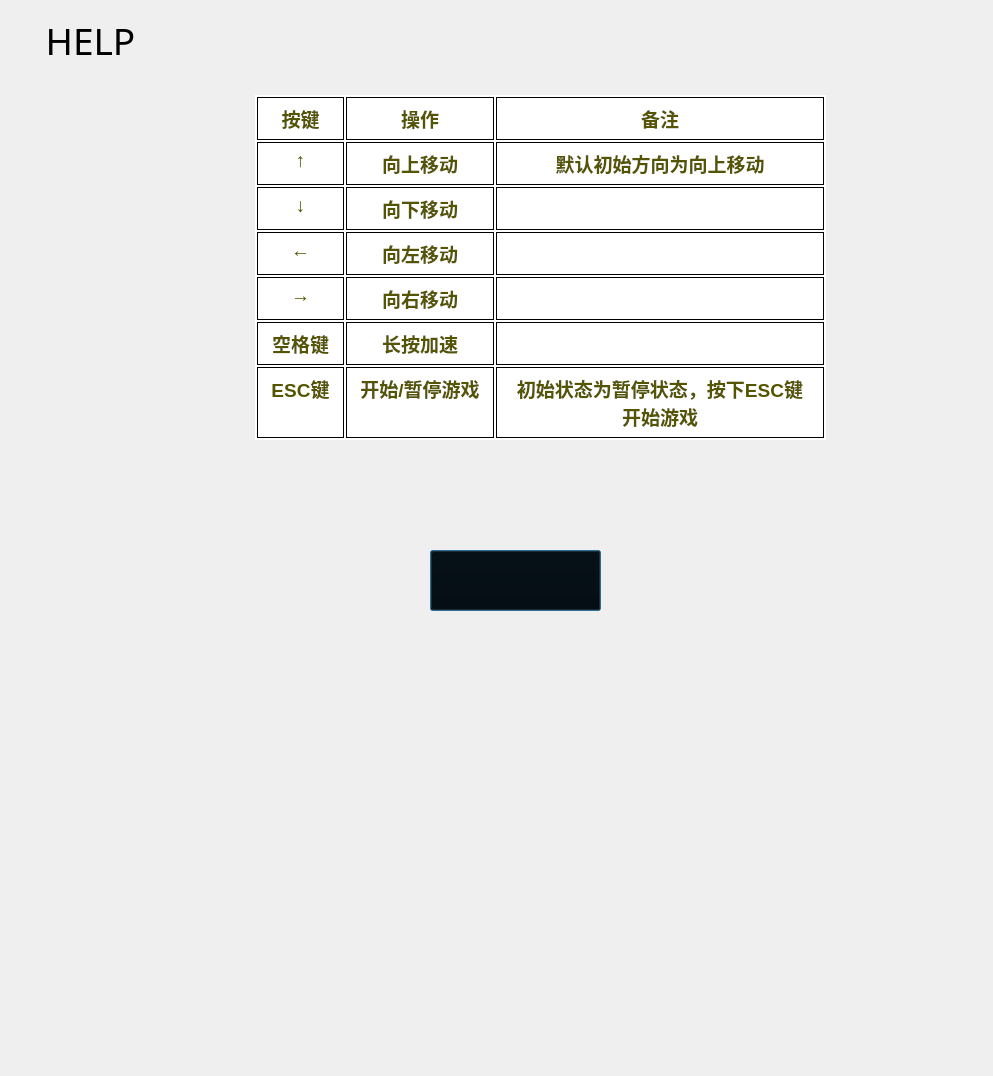
<?xml version="1.0" encoding="UTF-8"?>
<ui version="4.0">
 <class>help</class>
 <widget class="QDialog" name="help">
  <property name="geometry">
   <rect>
    <x>0</x>
    <y>0</y>
    <width>993</width>
    <height>1076</height>
   </rect>
  </property>
  <property name="windowTitle">
   <string>Dialog</string>
  </property>
  <widget class="QPushButton" name="pushButton">
   <property name="geometry">
    <rect>
     <x>430</x>
     <y>550</y>
     <width>171</width>
     <height>61</height>
    </rect>
   </property>
   <property name="styleSheet">
    <string notr="true">background:transparent;
</string>
   </property>
   <property name="text">
    <string/>
   </property>
   <property name="icon">
    <iconset resource="src.qrc">
     <normaloff>:/C:/Users/LEO/Desktop/btn-removebg-preview.png</normaloff>:/C:/Users/LEO/Desktop/btn-removebg-preview.png</iconset>
   </property>
   <property name="iconSize">
    <size>
     <width>353</width>
     <height>100</height>
    </size>
   </property>
  </widget>
  <widget class="QTextEdit" name="hp">
   <property name="geometry">
    <rect>
     <x>250</x>
     <y>90</y>
     <width>581</width>
     <height>451</height>
    </rect>
   </property>
   <property name="styleSheet">
    <string notr="true">background:transparent;
font: 9pt &quot;华文行楷&quot;;</string>
   </property>
   <property name="html">
    <string>&lt;!DOCTYPE HTML PUBLIC &quot;-//W3C//DTD HTML 4.0//EN&quot; &quot;http://www.w3.org/TR/REC-html40/strict.dtd&quot;&gt;
&lt;html&gt;&lt;head&gt;&lt;meta name=&quot;qrichtext&quot; content=&quot;1&quot; /&gt;&lt;style type=&quot;text/css&quot;&gt;
p, li { white-space: pre-wrap; }
&lt;/style&gt;&lt;/head&gt;&lt;body style=&quot; font-family:'华文行楷'; font-size:9pt; font-weight:400; font-style:normal;&quot;&gt;
&lt;table border=&quot;0&quot; style=&quot; margin-top:0px; margin-bottom:16px; margin-left:0px; margin-right:0px; border-collapse:collapse;&quot; cellspacing=&quot;2&quot; cellpadding=&quot;0&quot; bgcolor=&quot;#ffffff&quot;&gt;&lt;thead&gt;
&lt;tr&gt;
&lt;td style=&quot; padding-left:13; padding-right:13; padding-top:6; padding-bottom:6; border-top:1px; border-right:1px; border-bottom:1px; border-left:1px; border-top-color:#000000; border-right-color:#000000; border-bottom-color:#000000; border-left-color:#000000; border-top-style:solid; border-right-style:solid; border-bottom-style:solid; border-left-style:solid;&quot;&gt;
&lt;p align=&quot;center&quot; style=&quot; margin-top:0px; margin-bottom:0px; margin-left:0px; margin-right:0px; -qt-block-indent:0; text-indent:0px;&quot;&gt;&lt;span style=&quot; font-family:'-apple-system','BlinkMacSystemFont','Segoe UI','Noto Sans','Helvetica','Arial','sans-serif','Apple Color Emoji','Segoe UI Emoji'; font-size:14pt; font-weight:600; color:#555500;&quot;&gt;按键&lt;/span&gt;&lt;/p&gt;&lt;/td&gt;
&lt;td style=&quot; padding-left:13; padding-right:13; padding-top:6; padding-bottom:6; border-top:1px; border-right:1px; border-bottom:1px; border-left:1px; border-top-color:#000000; border-right-color:#000000; border-bottom-color:#000000; border-left-color:#000000; border-top-style:solid; border-right-style:solid; border-bottom-style:solid; border-left-style:solid;&quot;&gt;
&lt;p align=&quot;center&quot; style=&quot; margin-top:0px; margin-bottom:0px; margin-left:0px; margin-right:0px; -qt-block-indent:0; text-indent:0px;&quot;&gt;&lt;span style=&quot; font-family:'-apple-system','BlinkMacSystemFont','Segoe UI','Noto Sans','Helvetica','Arial','sans-serif','Apple Color Emoji','Segoe UI Emoji'; font-size:14pt; font-weight:600; color:#555500;&quot;&gt;操作&lt;/span&gt;&lt;/p&gt;&lt;/td&gt;
&lt;td style=&quot; padding-left:13; padding-right:13; padding-top:6; padding-bottom:6; border-top:1px; border-right:1px; border-bottom:1px; border-left:1px; border-top-color:#000000; border-right-color:#000000; border-bottom-color:#000000; border-left-color:#000000; border-top-style:solid; border-right-style:solid; border-bottom-style:solid; border-left-style:solid;&quot;&gt;
&lt;p align=&quot;center&quot; style=&quot; margin-top:0px; margin-bottom:0px; margin-left:0px; margin-right:0px; -qt-block-indent:0; text-indent:0px;&quot;&gt;&lt;span style=&quot; font-family:'-apple-system','BlinkMacSystemFont','Segoe UI','Noto Sans','Helvetica','Arial','sans-serif','Apple Color Emoji','Segoe UI Emoji'; font-size:14pt; font-weight:600; color:#555500;&quot;&gt;备注&lt;/span&gt;&lt;/p&gt;&lt;/td&gt;&lt;/tr&gt;&lt;/thead&gt;
&lt;tr&gt;
&lt;td style=&quot; padding-left:13; padding-right:13; padding-top:6; padding-bottom:6; border-top:1px; border-right:1px; border-bottom:1px; border-left:1px; border-top-color:#000000; border-right-color:#000000; border-bottom-color:#000000; border-left-color:#000000; border-top-style:solid; border-right-style:solid; border-bottom-style:solid; border-left-style:solid;&quot;&gt;
&lt;p align=&quot;center&quot; style=&quot; margin-top:0px; margin-bottom:0px; margin-left:0px; margin-right:0px; -qt-block-indent:0; text-indent:0px;&quot;&gt;&lt;span style=&quot; font-family:'-apple-system','BlinkMacSystemFont','Segoe UI','Noto Sans','Helvetica','Arial','sans-serif','Apple Color Emoji','Segoe UI Emoji'; font-size:14pt; font-weight:600; color:#555500;&quot;&gt;↑&lt;/span&gt;&lt;/p&gt;&lt;/td&gt;
&lt;td style=&quot; padding-left:13; padding-right:13; padding-top:6; padding-bottom:6; border-top:1px; border-right:1px; border-bottom:1px; border-left:1px; border-top-color:#000000; border-right-color:#000000; border-bottom-color:#000000; border-left-color:#000000; border-top-style:solid; border-right-style:solid; border-bottom-style:solid; border-left-style:solid;&quot;&gt;
&lt;p align=&quot;center&quot; style=&quot; margin-top:0px; margin-bottom:0px; margin-left:0px; margin-right:0px; -qt-block-indent:0; text-indent:0px;&quot;&gt;&lt;span style=&quot; font-family:'-apple-system','BlinkMacSystemFont','Segoe UI','Noto Sans','Helvetica','Arial','sans-serif','Apple Color Emoji','Segoe UI Emoji'; font-size:14pt; font-weight:600; color:#555500;&quot;&gt;向上移动&lt;/span&gt;&lt;/p&gt;&lt;/td&gt;
&lt;td style=&quot; padding-left:13; padding-right:13; padding-top:6; padding-bottom:6; border-top:1px; border-right:1px; border-bottom:1px; border-left:1px; border-top-color:#000000; border-right-color:#000000; border-bottom-color:#000000; border-left-color:#000000; border-top-style:solid; border-right-style:solid; border-bottom-style:solid; border-left-style:solid;&quot;&gt;
&lt;p align=&quot;center&quot; style=&quot; margin-top:0px; margin-bottom:0px; margin-left:0px; margin-right:0px; -qt-block-indent:0; text-indent:0px;&quot;&gt;&lt;span style=&quot; font-family:'-apple-system','BlinkMacSystemFont','Segoe UI','Noto Sans','Helvetica','Arial','sans-serif','Apple Color Emoji','Segoe UI Emoji'; font-size:14pt; font-weight:600; color:#555500;&quot;&gt;默认初始方向为向上移动&lt;/span&gt;&lt;/p&gt;&lt;/td&gt;&lt;/tr&gt;
&lt;tr&gt;
&lt;td style=&quot; padding-left:13; padding-right:13; padding-top:6; padding-bottom:6; border-top:1px; border-right:1px; border-bottom:1px; border-left:1px; border-top-color:#000000; border-right-color:#000000; border-bottom-color:#000000; border-left-color:#000000; border-top-style:solid; border-right-style:solid; border-bottom-style:solid; border-left-style:solid;&quot;&gt;
&lt;p align=&quot;center&quot; style=&quot; margin-top:0px; margin-bottom:0px; margin-left:0px; margin-right:0px; -qt-block-indent:0; text-indent:0px;&quot;&gt;&lt;span style=&quot; font-family:'-apple-system','BlinkMacSystemFont','Segoe UI','Noto Sans','Helvetica','Arial','sans-serif','Apple Color Emoji','Segoe UI Emoji'; font-size:14pt; font-weight:600; color:#555500;&quot;&gt;↓&lt;/span&gt;&lt;/p&gt;&lt;/td&gt;
&lt;td style=&quot; padding-left:13; padding-right:13; padding-top:6; padding-bottom:6; border-top:1px; border-right:1px; border-bottom:1px; border-left:1px; border-top-color:#000000; border-right-color:#000000; border-bottom-color:#000000; border-left-color:#000000; border-top-style:solid; border-right-style:solid; border-bottom-style:solid; border-left-style:solid;&quot;&gt;
&lt;p align=&quot;center&quot; style=&quot; margin-top:0px; margin-bottom:0px; margin-left:0px; margin-right:0px; -qt-block-indent:0; text-indent:0px;&quot;&gt;&lt;span style=&quot; font-family:'-apple-system','BlinkMacSystemFont','Segoe UI','Noto Sans','Helvetica','Arial','sans-serif','Apple Color Emoji','Segoe UI Emoji'; font-size:14pt; font-weight:600; color:#555500;&quot;&gt;向下移动&lt;/span&gt;&lt;/p&gt;&lt;/td&gt;
&lt;td style=&quot; padding-left:13; padding-right:13; padding-top:6; padding-bottom:6; border-top:1px; border-right:1px; border-bottom:1px; border-left:1px; border-top-color:#000000; border-right-color:#000000; border-bottom-color:#000000; border-left-color:#000000; border-top-style:solid; border-right-style:solid; border-bottom-style:solid; border-left-style:solid;&quot;&gt;&lt;/td&gt;&lt;/tr&gt;
&lt;tr&gt;
&lt;td style=&quot; padding-left:13; padding-right:13; padding-top:6; padding-bottom:6; border-top:1px; border-right:1px; border-bottom:1px; border-left:1px; border-top-color:#000000; border-right-color:#000000; border-bottom-color:#000000; border-left-color:#000000; border-top-style:solid; border-right-style:solid; border-bottom-style:solid; border-left-style:solid;&quot;&gt;
&lt;p align=&quot;center&quot; style=&quot; margin-top:0px; margin-bottom:0px; margin-left:0px; margin-right:0px; -qt-block-indent:0; text-indent:0px;&quot;&gt;&lt;span style=&quot; font-family:'-apple-system','BlinkMacSystemFont','Segoe UI','Noto Sans','Helvetica','Arial','sans-serif','Apple Color Emoji','Segoe UI Emoji'; font-size:14pt; font-weight:600; color:#555500;&quot;&gt;←&lt;/span&gt;&lt;/p&gt;&lt;/td&gt;
&lt;td style=&quot; padding-left:13; padding-right:13; padding-top:6; padding-bottom:6; border-top:1px; border-right:1px; border-bottom:1px; border-left:1px; border-top-color:#000000; border-right-color:#000000; border-bottom-color:#000000; border-left-color:#000000; border-top-style:solid; border-right-style:solid; border-bottom-style:solid; border-left-style:solid;&quot;&gt;
&lt;p align=&quot;center&quot; style=&quot; margin-top:0px; margin-bottom:0px; margin-left:0px; margin-right:0px; -qt-block-indent:0; text-indent:0px;&quot;&gt;&lt;span style=&quot; font-family:'-apple-system','BlinkMacSystemFont','Segoe UI','Noto Sans','Helvetica','Arial','sans-serif','Apple Color Emoji','Segoe UI Emoji'; font-size:14pt; font-weight:600; color:#555500;&quot;&gt;向左移动&lt;/span&gt;&lt;/p&gt;&lt;/td&gt;
&lt;td style=&quot; padding-left:13; padding-right:13; padding-top:6; padding-bottom:6; border-top:1px; border-right:1px; border-bottom:1px; border-left:1px; border-top-color:#000000; border-right-color:#000000; border-bottom-color:#000000; border-left-color:#000000; border-top-style:solid; border-right-style:solid; border-bottom-style:solid; border-left-style:solid;&quot;&gt;&lt;/td&gt;&lt;/tr&gt;
&lt;tr&gt;
&lt;td style=&quot; padding-left:13; padding-right:13; padding-top:6; padding-bottom:6; border-top:1px; border-right:1px; border-bottom:1px; border-left:1px; border-top-color:#000000; border-right-color:#000000; border-bottom-color:#000000; border-left-color:#000000; border-top-style:solid; border-right-style:solid; border-bottom-style:solid; border-left-style:solid;&quot;&gt;
&lt;p align=&quot;center&quot; style=&quot; margin-top:0px; margin-bottom:0px; margin-left:0px; margin-right:0px; -qt-block-indent:0; text-indent:0px;&quot;&gt;&lt;span style=&quot; font-family:'-apple-system','BlinkMacSystemFont','Segoe UI','Noto Sans','Helvetica','Arial','sans-serif','Apple Color Emoji','Segoe UI Emoji'; font-size:14pt; font-weight:600; color:#555500;&quot;&gt;→&lt;/span&gt;&lt;/p&gt;&lt;/td&gt;
&lt;td style=&quot; padding-left:13; padding-right:13; padding-top:6; padding-bottom:6; border-top:1px; border-right:1px; border-bottom:1px; border-left:1px; border-top-color:#000000; border-right-color:#000000; border-bottom-color:#000000; border-left-color:#000000; border-top-style:solid; border-right-style:solid; border-bottom-style:solid; border-left-style:solid;&quot;&gt;
&lt;p align=&quot;center&quot; style=&quot; margin-top:0px; margin-bottom:0px; margin-left:0px; margin-right:0px; -qt-block-indent:0; text-indent:0px;&quot;&gt;&lt;span style=&quot; font-family:'-apple-system','BlinkMacSystemFont','Segoe UI','Noto Sans','Helvetica','Arial','sans-serif','Apple Color Emoji','Segoe UI Emoji'; font-size:14pt; font-weight:600; color:#555500;&quot;&gt;向右移动&lt;/span&gt;&lt;/p&gt;&lt;/td&gt;
&lt;td style=&quot; padding-left:13; padding-right:13; padding-top:6; padding-bottom:6; border-top:1px; border-right:1px; border-bottom:1px; border-left:1px; border-top-color:#000000; border-right-color:#000000; border-bottom-color:#000000; border-left-color:#000000; border-top-style:solid; border-right-style:solid; border-bottom-style:solid; border-left-style:solid;&quot;&gt;&lt;/td&gt;&lt;/tr&gt;
&lt;tr&gt;
&lt;td style=&quot; padding-left:13; padding-right:13; padding-top:6; padding-bottom:6; border-top:1px; border-right:1px; border-bottom:1px; border-left:1px; border-top-color:#000000; border-right-color:#000000; border-bottom-color:#000000; border-left-color:#000000; border-top-style:solid; border-right-style:solid; border-bottom-style:solid; border-left-style:solid;&quot;&gt;
&lt;p align=&quot;center&quot; style=&quot; margin-top:0px; margin-bottom:0px; margin-left:0px; margin-right:0px; -qt-block-indent:0; text-indent:0px;&quot;&gt;&lt;span style=&quot; font-family:'-apple-system','BlinkMacSystemFont','Segoe UI','Noto Sans','Helvetica','Arial','sans-serif','Apple Color Emoji','Segoe UI Emoji'; font-size:14pt; font-weight:600; color:#555500;&quot;&gt;空格键&lt;/span&gt;&lt;/p&gt;&lt;/td&gt;
&lt;td style=&quot; padding-left:13; padding-right:13; padding-top:6; padding-bottom:6; border-top:1px; border-right:1px; border-bottom:1px; border-left:1px; border-top-color:#000000; border-right-color:#000000; border-bottom-color:#000000; border-left-color:#000000; border-top-style:solid; border-right-style:solid; border-bottom-style:solid; border-left-style:solid;&quot;&gt;
&lt;p align=&quot;center&quot; style=&quot; margin-top:0px; margin-bottom:0px; margin-left:0px; margin-right:0px; -qt-block-indent:0; text-indent:0px;&quot;&gt;&lt;span style=&quot; font-family:'-apple-system','BlinkMacSystemFont','Segoe UI','Noto Sans','Helvetica','Arial','sans-serif','Apple Color Emoji','Segoe UI Emoji'; font-size:14pt; font-weight:600; color:#555500;&quot;&gt;长按加速&lt;/span&gt;&lt;/p&gt;&lt;/td&gt;
&lt;td style=&quot; padding-left:13; padding-right:13; padding-top:6; padding-bottom:6; border-top:1px; border-right:1px; border-bottom:1px; border-left:1px; border-top-color:#000000; border-right-color:#000000; border-bottom-color:#000000; border-left-color:#000000; border-top-style:solid; border-right-style:solid; border-bottom-style:solid; border-left-style:solid;&quot;&gt;&lt;/td&gt;&lt;/tr&gt;
&lt;tr&gt;
&lt;td style=&quot; padding-left:13; padding-right:13; padding-top:6; padding-bottom:6; border-top:1px; border-right:1px; border-bottom:1px; border-left:1px; border-top-color:#000000; border-right-color:#000000; border-bottom-color:#000000; border-left-color:#000000; border-top-style:solid; border-right-style:solid; border-bottom-style:solid; border-left-style:solid;&quot;&gt;
&lt;p align=&quot;center&quot; style=&quot; margin-top:0px; margin-bottom:0px; margin-left:0px; margin-right:0px; -qt-block-indent:0; text-indent:0px;&quot;&gt;&lt;span style=&quot; font-family:'-apple-system','BlinkMacSystemFont','Segoe UI','Noto Sans','Helvetica','Arial','sans-serif','Apple Color Emoji','Segoe UI Emoji'; font-size:14pt; font-weight:600; color:#555500;&quot;&gt;ESC键&lt;/span&gt;&lt;/p&gt;&lt;/td&gt;
&lt;td style=&quot; padding-left:13; padding-right:13; padding-top:6; padding-bottom:6; border-top:1px; border-right:1px; border-bottom:1px; border-left:1px; border-top-color:#000000; border-right-color:#000000; border-bottom-color:#000000; border-left-color:#000000; border-top-style:solid; border-right-style:solid; border-bottom-style:solid; border-left-style:solid;&quot;&gt;
&lt;p align=&quot;center&quot; style=&quot; margin-top:0px; margin-bottom:0px; margin-left:0px; margin-right:0px; -qt-block-indent:0; text-indent:0px;&quot;&gt;&lt;span style=&quot; font-family:'-apple-system','BlinkMacSystemFont','Segoe UI','Noto Sans','Helvetica','Arial','sans-serif','Apple Color Emoji','Segoe UI Emoji'; font-size:14pt; font-weight:600; color:#555500;&quot;&gt;开始/暂停游戏&lt;/span&gt;&lt;/p&gt;&lt;/td&gt;
&lt;td style=&quot; padding-left:13; padding-right:13; padding-top:6; padding-bottom:6; border-top:1px; border-right:1px; border-bottom:1px; border-left:1px; border-top-color:#000000; border-right-color:#000000; border-bottom-color:#000000; border-left-color:#000000; border-top-style:solid; border-right-style:solid; border-bottom-style:solid; border-left-style:solid;&quot;&gt;
&lt;p align=&quot;center&quot; style=&quot; margin-top:0px; margin-bottom:0px; margin-left:0px; margin-right:0px; -qt-block-indent:0; text-indent:0px;&quot;&gt;&lt;span style=&quot; font-family:'-apple-system','BlinkMacSystemFont','Segoe UI','Noto Sans','Helvetica','Arial','sans-serif','Apple Color Emoji','Segoe UI Emoji'; font-size:14pt; font-weight:600; color:#555500;&quot;&gt;初始状态为暂停状态，按下ESC键开始游戏&lt;/span&gt;&lt;/p&gt;&lt;/td&gt;&lt;/tr&gt;&lt;/table&gt;&lt;/body&gt;&lt;/html&gt;</string>
   </property>
  </widget>
  <widget class="QTextBrowser" name="textBrowser">
   <property name="geometry">
    <rect>
     <x>-60</x>
     <y>10</y>
     <width>301</width>
     <height>91</height>
    </rect>
   </property>
   <property name="font">
    <font>
     <family>Snap ITC</family>
     <pointsize>50</pointsize>
    </font>
   </property>
   <property name="styleSheet">
    <string notr="true">background:transparent;</string>
   </property>
   <property name="html">
    <string>&lt;!DOCTYPE HTML PUBLIC &quot;-//W3C//DTD HTML 4.0//EN&quot; &quot;http://www.w3.org/TR/REC-html40/strict.dtd&quot;&gt;
&lt;html&gt;&lt;head&gt;&lt;meta name=&quot;qrichtext&quot; content=&quot;1&quot; /&gt;&lt;style type=&quot;text/css&quot;&gt;
p, li { white-space: pre-wrap; }
&lt;/style&gt;&lt;/head&gt;&lt;body style=&quot; font-family:'Snap ITC'; font-size:50pt; font-weight:400; font-style:normal;&quot;&gt;
&lt;p align=&quot;center&quot; style=&quot; margin-top:0px; margin-bottom:0px; margin-left:0px; margin-right:0px; -qt-block-indent:0; text-indent:0px;&quot;&gt;&lt;span style=&quot; font-size:28pt;&quot;&gt;HELP&lt;/span&gt;&lt;/p&gt;&lt;/body&gt;&lt;/html&gt;</string>
   </property>
  </widget>
 </widget>
 <resources>
  <include location="src.qrc"/>
 </resources>
 <connections/>
</ui>
